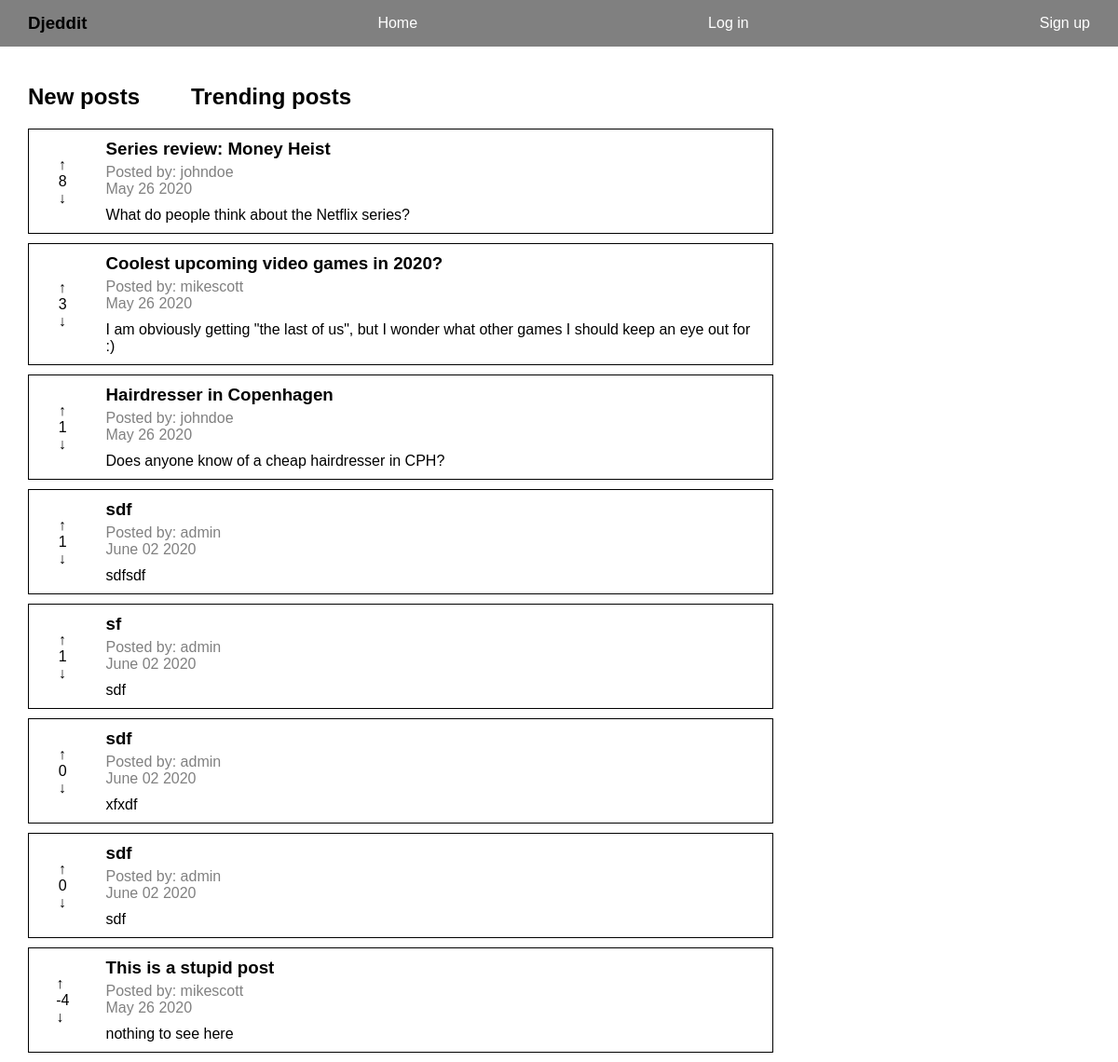
Before: /reddit/trending/ with the older database file.
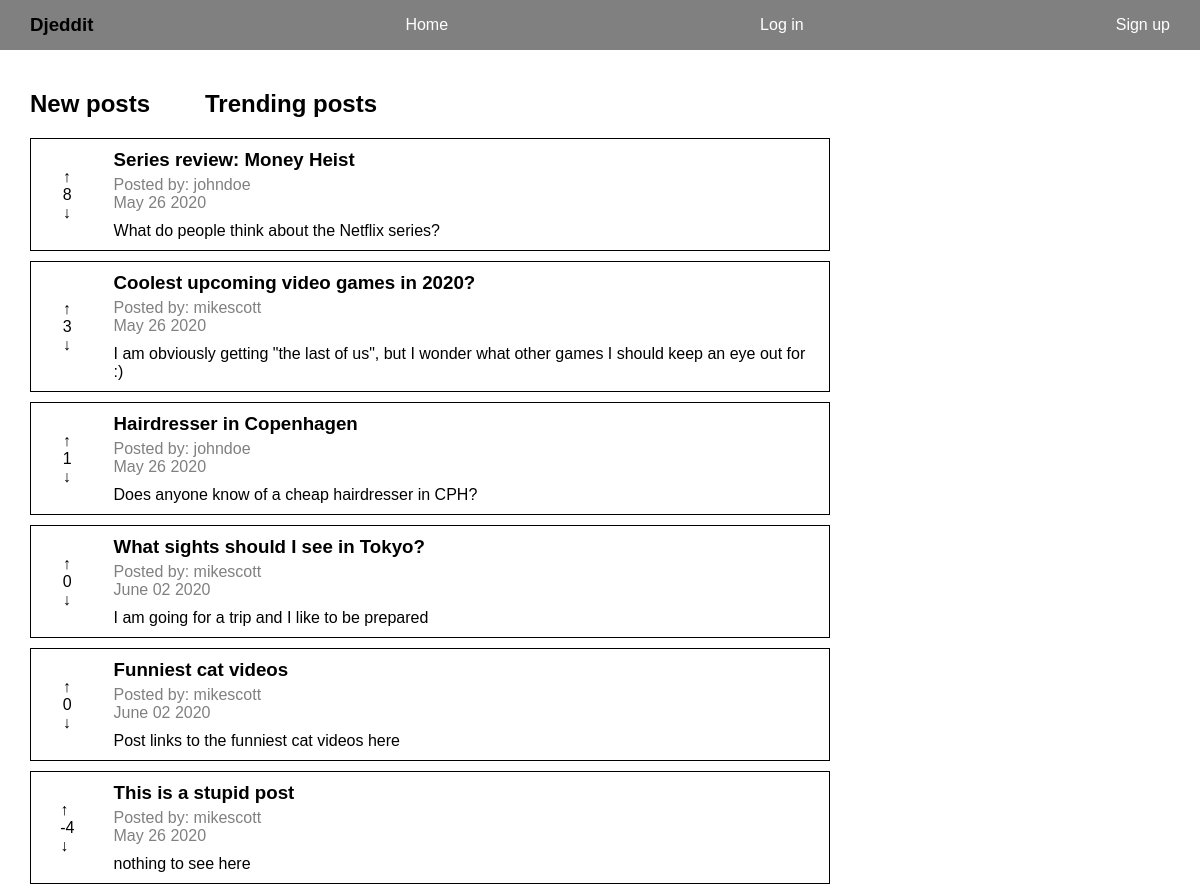
After: the same page with the newer database file.
### reddit_app/models.py (models this page shows, shortened)
class Post(models.Model):
    title = models.CharField(max_length=200)
    author = models.ForeignKey(User, on_delete=models.CASCADE)
    text = models.TextField()
    votes = models.IntegerField(default=0)
    created_at = models.DateTimeField(auto_now_add=True)
    def date_posted(self):
        return self.created_at.strftime('%B %d %Y')

### reddit_app/views.py (the view)
# urls.py: path("trending/", views.trending, name="trending"),
def trending(request):
    posts = Post.objects.all().order_by('-votes')
    context = {"posts": posts}
    return render(request, "reddit_app/trending.html", context)

### templates/reddit_app/trending.html (shortened to what this page needs)
{% extends "base.html" %}
{% block content %}
<div class="post-nav">
    <a href="{% url 'reddit_app:index' %}">
        <h2>New posts</h2>
    </a>
    <a href="{% url 'reddit_app:trending' %}">
        <h2>Trending posts</h2>
    </a>
</div>
<div id="posts">
    {% if posts.count %}
        {% for post in posts %}
            <div class="post-container post-{{post.id}}" style="border: 1px solid black; margin-bottom: 10px;">
                <div>
                    <p class="upvote post-vote" data-votes="{{post.votes}}" data-postid="{{ post.id }}" data-userid="{{ user.id }}">&uarr;</p>
                    <p class="votes">{{post.votes}}</p>
                    <p class="downvote post-vote" data-votes="{{post.votes}}" data-postid="{{ post.id }}" data-userid="{{ user.id }}">&darr;</p>
                </div>
                <div class="post">
                    <a href={% url 'reddit_app:single_post' post.id %}>
                        <h3>{{post.title}}</h3>
                        <div class="post-info">
                            <span>Posted by: {{post.author}}</span>
                            <p>{{post.date_posted}}</p>
                        </div>
                        <p>{{post.text}}</p>
                    </a>
                </div>
            </div>
        {% endfor %}
    {% else %}
        <p>There are no posts</p>
    {% endif %}
</div>
{% load static %}
{% endblock content %}

Changed rows visible on the page:
removed Post: votes "1", title "sdf", author "admin", date_posted "June 02 2020", text "sdfsdf"
removed Post: votes "1", title "sf", author "admin", date_posted "June 02 2020", text "sdf"
removed Post: votes "0", title "sdf", author "admin", date_posted "June 02 2020", text "xfxdf"
removed Post: votes "0", title "sdf", author "admin", date_posted "June 02 2020", text "sdf"
added Post: votes "0", title "What sights should I see in Tokyo?", author "mikescott", date_posted "June 02 2020", text "I am going for a trip and I like to be prepared"
added Post: votes "0", title "Funniest cat videos", author "mikescott", date_posted "June 02 2020", text "Post links to the funniest cat videos here"
